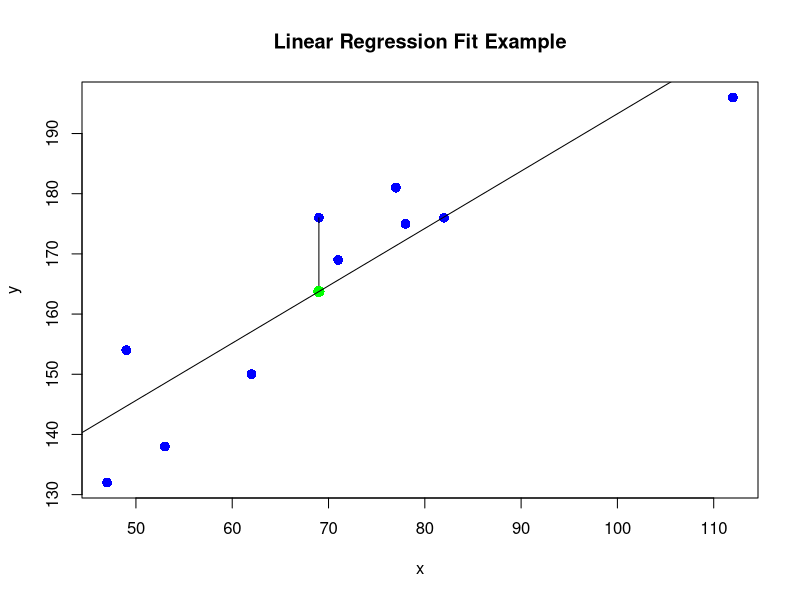

Write R code to recreate this figure.
## ---- chunk 1
knitr::opts_chunk$set(echo = TRUE)
## ---- chunk 2
height <- c(176, 154, 138, 196, 132, 176, 181, 169, 150, 175)
bodymass <- c(82, 49, 53, 112, 47, 69, 77, 71, 62, 78)
plot(bodymass, height, pch = 16, cex = 1.3, col = "blue", main = "Linear Regression Fit Example", xlab = "x", ylab = "y")
segments(69, 176, 69, 163.7472)
points(69, 163.7472, col="green", cex = 1.5, pch = 16, )
abline(lm(height ~ bodymass))
